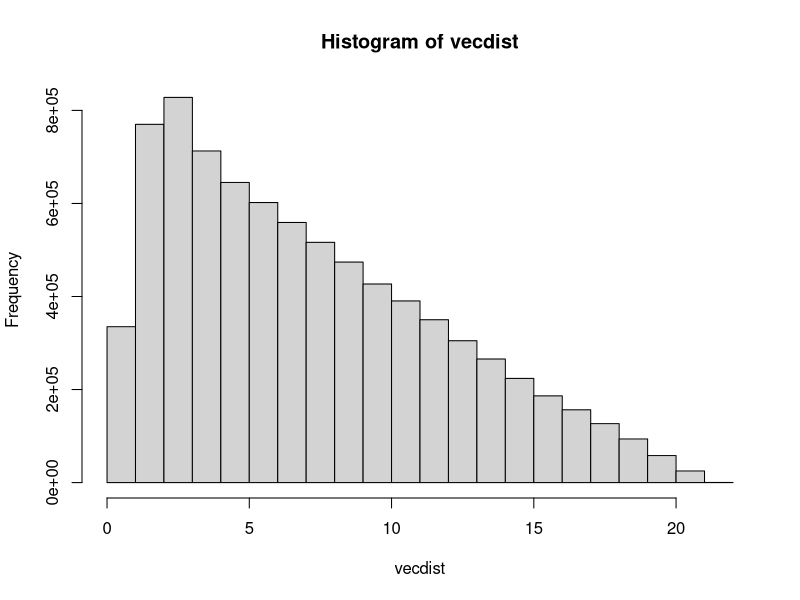

The R script that drew this image: (Note: this script raises an error after producing the figure.)
#!/usr/bin/R

##dirout = './out'
simbadO = read.table('simbad.csv', header=T, sep=';')
hipparcosO = read.table('hipparcos.csv', header=T, sep=';')
cruzados = read.table('id_cruzados.csv', header=T, sep=',')

simbad = data.frame(ID=simbadO$identifier, RA_J2000=simbadO$RA_J2000, DE_J2000=simbadO$DE_J2000)
hipparcos = data.frame(ID=hipparcosO$HIP, RA_J2000=hipparcosO$RA_J2000, DE_J2000=hipparcosO$DE_J2000)

simbad = as.matrix(simbad)
hipparcos = as.matrix(hipparcos)

mdistances = dist(rbind(simbad[1:nrow(simbad),2:3], hipparcos[1:nrow(hipparcos), 2:3]))

#diit to matrix 
mdist =as.matrix(mdistances)

#matrix to vector
vecdist <- c(mdist)

#withoutzero
vecdist <- vecdist[vecdist>0]

#unclassify stars, do a hist
hdatadist = hist(vecdist);

#dist cruzados
allcruzados = rbind(as.matrix(cruzados[2:nrow(cruzados),3:4]), as.matrix(cruzados[2:nrow(cruzados),5:6]))


axis(1, max(allcruzados), paste("best",k.best,sep="\n"), col = "red", col.axis = "red")


#classify stars, do a hist
mdistcruz = dist(allcruzados)

#matrix to vector.
vecdistcruz = c(as.matrix(mdistcruz))

#oh god why
hdatacruz = hist(vecdistcruz, col="green", add=T)

#where cut
#hdatacruz$breaks

#deleting with out zerc
sincero = vecdistcruz[vecdistcruz>0]

#min distance to be hyades de 0 a 2
mincruz = min(sincero)

#plotting
h = hist(vecdist);
plot(h$counts, log="xy", pch=20, col="blue",
	main="Log-normal distribution",
	xlab="Value", ylab="Frequency")

hc = hist(sincero)
points(hc$counts, pch=20, col="green",
	main="Log-normal distribution",
	xlab="Value", ylab="Frequency")

#filtering distances






